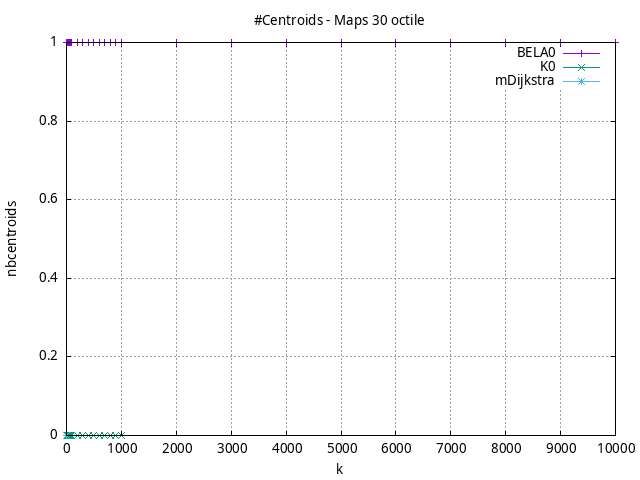

Reproduce this figure in gnuplot.
#!/usr/bin/gnuplot
# -*- coding: utf-8 -*-
#
# results/maps/octile/30/random512-30.brute-force.octile.nbcentroids.gnuplot
#
# Started on 12/06/2023 14:52:51
# Author: Carlos Linares López
set grid
set xlabel "k"
set ylabel "nbcentroids"

set title "#Centroids - Maps 30 octile"

set terminal png enhanced font "Ariel,10"
set output 'random512-30.brute-force.octile.nbcentroids.png'

plot "-" title "BELA0"      with linesp, "-" title "K0"      with linesp, "-" title "mDijkstra"      with linesp

	1 1.0
	2 1.0
	3 1.0
	4 1.0
	5 1.0
	6 1.0
	7 1.0
	8 1.0
	9 1.0
	10 1.0
	20 1.0
	30 1.0
	40 1.0
	50 1.0
	60 1.0
	70 1.0
	80 1.0
	90 1.0
	100 1.0
	200 1.0
	300 1.0
	400 1.0
	500 1.0
	600 1.0
	700 1.0
	800 1.0
	900 1.0
	1000 1.0
	2000 1.0
	3000 1.0
	4000 1.0
	5000 1.0
	6000 1.0
	7000 1.0
	8000 1.0
	9000 1.0
	10000 1.0
end
	1 0.0
	2 0.0
	3 0.0
	4 0.0
	5 0.0
	6 0.0
	7 0.0
	8 0.0
	9 0.0
	10 0.0
	20 0.0
	30 0.0
	40 0.0
	50 0.0
	60 0.0
	70 0.0
	80 0.0
	90 0.0
	100 0.0
	200 0.0
	300 0.0
	400 0.0
	500 0.0
	600 0.0
	700 0.0
	800 0.0
	900 0.0
	1000 0.0
end
	1 0.0
	2 0.0
	3 0.0
	4 0.0
end
